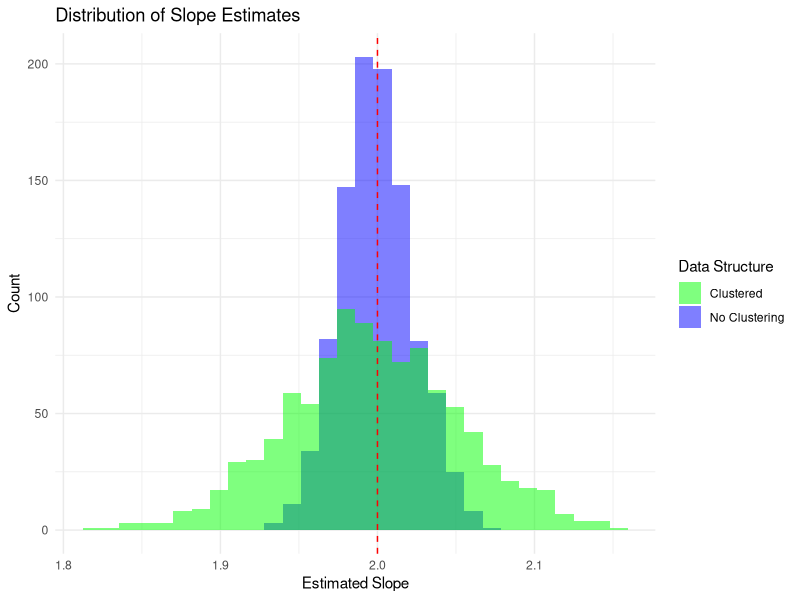
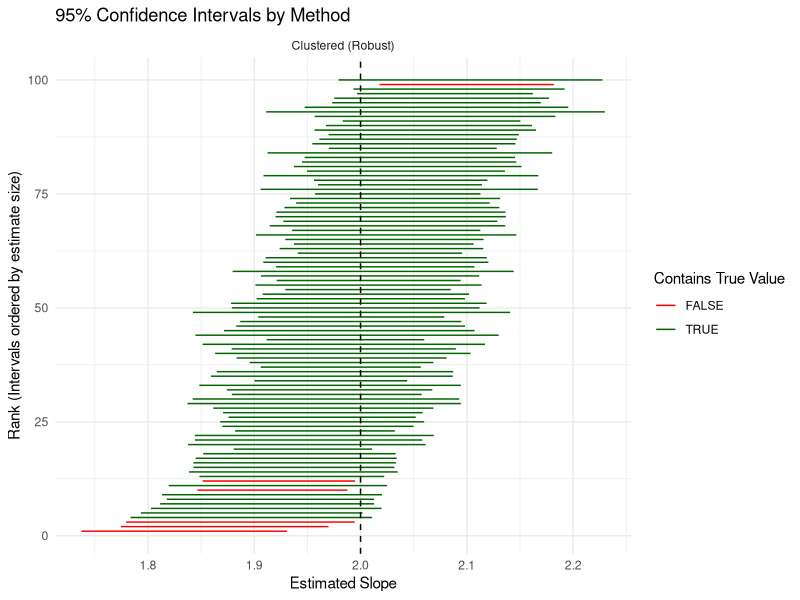

Recreate these plots in R, in order.
# Simplified Clustered Data Analysis
# This code demonstrates the importance of accounting for clustered errors in statistical inference

# Load necessary packages
library(tidyverse)  # For data manipulation and visualization
library(MASS)       # For mvrnorm (multivariate normal distribution)
library(sandwich)   # For robust standard errors
library(lmtest)     # For coeftest (testing linear model coefficients)

# Function to generate clustered data
generate_clustered_data <- function(intercept = 0, 
                                    slope = 1, 
                                    n_obs = 1000, 
                                    n_clusters = 50, 
                                    cluster_correlation = 0.5) {
  
  # Calculate observations per cluster
  obs_per_cluster <- n_obs / n_clusters
  
  # Generate cluster IDs
  cluster_id <- rep(1:n_clusters, each = obs_per_cluster)
  
  # Generate individual-level components
  individual_components <- mvrnorm(
    n = n_obs, 
    mu = c(0, 0),
    Sigma = matrix(c(1, 0, 0, 1 - cluster_correlation), ncol = 2)
  )
  
  # Generate cluster-level components
  cluster_components <- mvrnorm(
    n = n_clusters, 
    mu = c(0, 0),
    Sigma = matrix(c(1, 0, 0, cluster_correlation), ncol = 2)
  )
  
  # Combine components to create predictor and error terms
  x <- individual_components[, 1] + rep(cluster_components[, 1], each = obs_per_cluster)
  error <- individual_components[, 2] + rep(cluster_components[, 2], each = obs_per_cluster)
  
  # Generate outcome variable
  y <- intercept + slope * x + error
  
  # Return as a tibble
  tibble(x = x, y = y, cluster = cluster_id)
}

# Function to run a single simulation
run_simulation <- function(intercept = 1,
                           slope = 2,
                           n_obs = 1000,
                           n_clusters = 50,
                           cluster_correlation = 0.5,
                           use_robust_se = FALSE) {
  
  # Generate data
  data <- generate_clustered_data(
    intercept = intercept,
    slope = slope,
    n_obs = n_obs,
    n_clusters = n_clusters,
    cluster_correlation = cluster_correlation
  )
  
  # Fit linear model
  model <- lm(y ~ x, data = data)
  
  # Extract coefficient
  estimated_slope <- coef(model)[2]
  
  # Calculate standard errors and confidence intervals
  if (use_robust_se) {
    # Clustered robust standard errors
    vcov_cluster <- sandwich::vcovCL(model, cluster = data$cluster)
    model_summary <- lmtest::coeftest(model, vcov = vcov_cluster)
    se <- model_summary[2, 2]
    
    # Calculate 95% confidence interval
    t_critical <- qt(0.975, df = n_obs - 2)
    ci_lower <- estimated_slope - t_critical * se
    ci_upper <- estimated_slope + t_critical * se
  } else {
    # Regular standard errors
    se <- summary(model)$coefficients[2, 2]
    ci <- confint(model)[2, ]
    ci_lower <- ci[1]
    ci_upper <- ci[2]
  }
  
  # Check if confidence interval contains true parameter value
  contains_true_value <- (ci_lower <= slope) & (ci_upper >= slope)
  
  # Return results
  tibble(
    estimate = estimated_slope,
    std_error = se,
    ci_lower = ci_lower,
    ci_upper = ci_upper,
    contains_true_value = contains_true_value
  )
}

# Function to run multiple simulations
run_multiple_simulations <- function(n_sims = 1000,
                                     intercept = 1,
                                     slope = 2,
                                     n_obs = 1000,
                                     n_clusters = 50,
                                     cluster_correlation = 0.5,
                                     use_robust_se = FALSE) {
  
  # Run simulations
  results <- map_dfr(1:n_sims, ~{
    run_simulation(
      intercept = intercept,
      slope = slope, 
      n_obs = n_obs,
      n_clusters = n_clusters,
      cluster_correlation = cluster_correlation,
      use_robust_se = use_robust_se
    )
  }, .id = "sim_id")
  
  return(results)
}

# Set random seed for reproducibility
set.seed(42)

# DEMONSTRATION 1: No clustering
# Set parameters (slope = 0 means no effect of x on y)
true_params <- list(intercept = 1, slope = 2)

# Run simulations with no clustering
no_clustering_results <- run_multiple_simulations(
  n_sims = 1000,
  intercept = true_params$intercept,
  slope = true_params$slope,
  cluster_correlation = 0  # No correlation within clusters
)

# DEMONSTRATION 2: With clustering, ignoring cluster structure
clustering_results_naive <- run_multiple_simulations(
  n_sims = 1000,
  intercept = true_params$intercept,
  slope = true_params$slope,
  cluster_correlation = 0.5  # Moderate correlation within clusters
)

# DEMONSTRATION 3: With clustering, using cluster-robust standard errors
clustering_results_robust <- run_multiple_simulations(
  n_sims = 1000,
  intercept = true_params$intercept,
  slope = true_params$slope,
  cluster_correlation = 0.5,  # Moderate correlation within clusters
  use_robust_se = TRUE
)

# VISUALIZATION 1: Histogram of slope estimates
ggplot() +
  geom_histogram(data = no_clustering_results, 
                 aes(x = estimate, fill = "No Clustering"),
                 alpha = 0.5, position = "identity", bins = 30) +
  geom_histogram(data = clustering_results_naive, 
                 aes(x = estimate, fill = "Clustered"),
                 alpha = 0.5, position = "identity", bins = 30) +
  geom_vline(xintercept = true_params$slope, color = "red", linetype = "dashed") +
  labs(
    title = "Distribution of Slope Estimates",
    x = "Estimated Slope",
    y = "Count",
    fill = "Data Structure"
  ) +
  scale_fill_manual(values = c("No Clustering" = "blue", "Clustered" = "green")) +
  theme_minimal()

# VISUALIZATION 2: Confidence intervals (randomly sample 100 for clarity)

ci_no_clustering <- no_clustering_results %>% 
  sample_n(100) %>%
  mutate(method = "No Clustering") 

ci_clustered_naive <- clustering_results_naive %>% 
  sample_n(100) %>%
  mutate(method = "Clustered (Naive)")

ci_clustered_robust <- clustering_results_robust %>% 
  sample_n(100) %>%
  mutate(method = "Clustered (Robust)")

ci_combined <- bind_rows(ci_no_clustering, ci_clustered_naive, ci_clustered_robust)

# Plot confidence intervals for each method
# First, arrange the data in order of estimate values
ci_combined <- ci_combined %>%
  arrange(estimate) %>%
  group_by(method) %>%
  mutate(rank = row_number()) %>%
  ungroup()


# Create plot with only the confidence interval lines (no points)
ci_combined |> filter(method == "Clustered (Robust)") |> 
  ggplot(aes(x = rank, 
           y = estimate, 
           ymin = ci_lower, 
           ymax = ci_upper,
           color = contains_true_value)) +
  geom_errorbar(width = 0) +  # Use errorbar with zero width instead of pointrange
  geom_hline(yintercept = true_params$slope, linetype = "dashed") +
  facet_wrap(~ method, ncol = 1) +
  labs(
    title = "95% Confidence Intervals by Method",
    x = "Rank (Intervals ordered by estimate size)",
    y = "Estimated Slope",
    color = "Contains True Value"
  ) +
  scale_color_manual(values = c("TRUE" = "darkgreen", "FALSE" = "red")) +
  coord_flip() +
  theme_minimal()

# ANALYSIS: Type I error rates
type1_error_rates <- bind_rows(
  no_clustering_results %>% 
    summarize(method = "No Clustering", 
              type1_error_rate = 1 - mean(contains_true_value)),
  
  clustering_results_naive %>% 
    summarize(method = "Clustered (Naive)", 
              type1_error_rate = 1 - mean(contains_true_value)),
  
  clustering_results_robust %>% 
    summarize(method = "Clustered (Robust)", 
              type1_error_rate = 1 - mean(contains_true_value))
)

# Print type I error rates (probability of falsely rejecting null hypothesis)
print(type1_error_rates)
